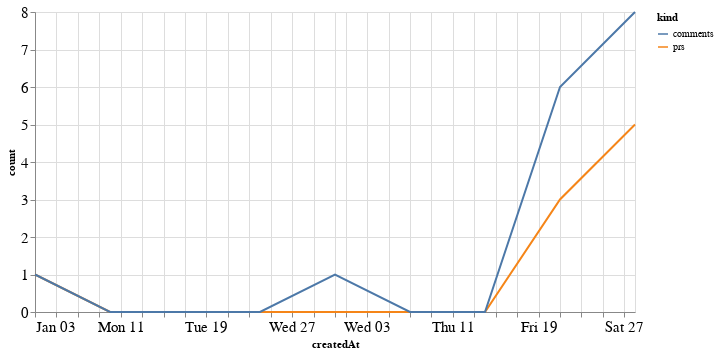

Write notebook code for a chart like this one.
### Code cell
alt.Chart(total_time, width=600).mark_line().encode(
    x='createdAt',
    y='count',
    color='kind'
)

### Figure 1 — Vega-Lite specification as saved in the notebook (floating-point values rounded to 4 significant figures)
{"config": {"axisLeft": {"labelFontSize": 15}, "axisBottom": {"labelFontSize": 15}}, "data": {"name": "data-5c142934fc15d2b2f865f272b01e1917"}, "mark": "line", "encoding": {"color": {"type": "nominal", "field": "kind"}, "x": {"type": "temporal", "field": "createdAt"}, "y": {"type": "quantitative", "field": "count"}}, "width": 600, "$schema": "https://vega.github.io/schema/vega-lite/v4.8.1.json", "datasets": {"data-5c142934fc15d2b2f865f272b01e1917": [{"createdAt": "2021-01-03T00:00:00", "kind": "prs", "count": 1}, {"createdAt": "2021-01-10T00:00:00", "kind": "prs", "count": 0}, {"createdAt": "2021-01-17T00:00:00", "kind": "prs", "count": 0}, {"createdAt": "2021-01-24T00:00:00", "kind": "prs", "count": 0}, {"createdAt": "2021-01-31T00:00:00", "kind": "prs", "count": 0}, {"createdAt": "2021-02-07T00:00:00", "kind": "prs", "count": 0}, {"createdAt": "2021-02-14T00:00:00", "kind": "prs", "count": 0}, {"createdAt": "2021-02-21T00:00:00", "kind": "prs", "count": 3}, {"createdAt": "2021-02-28T00:00:00", "kind": "prs", "count": 5}, {"createdAt": "2021-01-03T00:00:00", "kind": "comments", "count": 1}, {"createdAt": "2021-01-10T00:00:00", "kind": "comments", "count": 0}, {"createdAt": "2021-01-17T00:00:00", "kind": "comments", "count": 0}, {"createdAt": "2021-01-24T00:00:00", "kind": "comments", "count": 0}, {"createdAt": "2021-01-31T00:00:00", "kind": "comments", "count": 1}, {"createdAt": "2021-02-07T00:00:00", "kind": "comments", "count": 0}, {"createdAt": "2021-02-14T00:00:00", "kind": "comments", "count": 0}, {"createdAt": "2021-02-21T00:00:00", "kind": "comments", "count": 6}, {"createdAt": "2021-02-28T00:00:00", "kind": "comments", "count": 8}]}}
